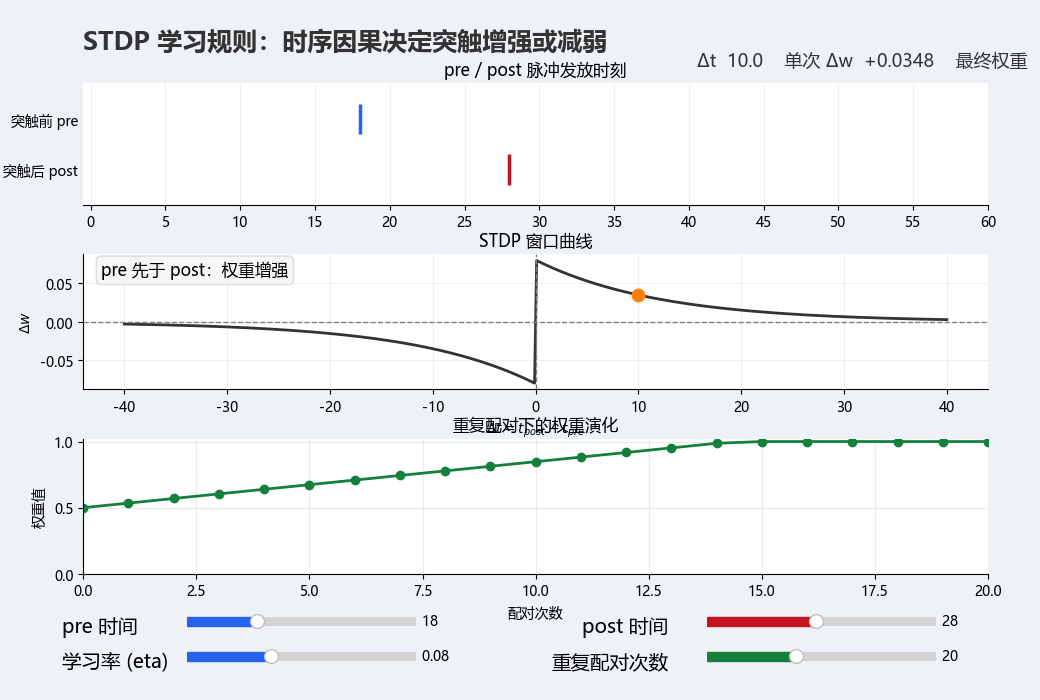

The Python source for this figure:
import numpy as np
import matplotlib.pyplot as plt
from matplotlib.widgets import Slider

plt.rcParams["font.sans-serif"] = [
    "PingFang SC",
    "Hiragino Sans GB",
    "Microsoft YaHei",
    "SimHei",
    "Noto Sans CJK SC",
    "Arial Unicode MS",
    "DejaVu Sans",
]
plt.rcParams["axes.unicode_minus"] = False

def pair_based_stdp(delta_t, eta, tau_plus=12.0, tau_minus=12.0, a_plus=1.0, a_minus=1.0):
    if delta_t > 0:
        return eta * a_plus * np.exp(-delta_t / tau_plus)
    elif delta_t < 0:
        return -eta * a_minus * np.exp(delta_t / tau_minus)
    return 0.0

def simulate_weight_history(initial_weight, delta_w, repeat_count, w_min=0.0, w_max=1.0):
    weight = float(initial_weight)
    history = [weight] 
    for _ in range(repeat_count):
        weight = np.clip(weight + delta_w, w_min, w_max)
        history.append(weight)
    return np.array(history)

def draw_spike_panel(ax, pre_time, post_time, total_time):
    ax.clear()
    ax.eventplot(
        [[pre_time], [post_time]],
        lineoffsets=[1, 0],
        linelengths=0.6,
        colors=["#2563eb", "#c1121f"],
        linewidths=2.5,
    )   
    ax.set_xlim(-0.5, total_time - 0.5)
    ax.set_ylim(-0.7, 1.7)
    ax.set_yticks([1, 0])
    ax.set_yticklabels(["突触前 pre", "突触后 post"])
    ax.set_xticks(np.arange(0, total_time + 1, 5))
    ax.set_title("pre / post 脉冲发放时刻")
    ax.grid(axis="x", alpha=0.2)
    ax.spines["top"].set_visible(False)
    ax.spines["right"].set_visible(False)
    ax.spines["left"].set_visible(False)
    ax.tick_params(axis="y", length=0)

def draw_window_panel(ax, current_delta_t, current_delta_w, eta):
    ax.clear()
    delta_range = np.linspace(-40, 40, 400)
    window = np.array([pair_based_stdp(dt, eta=eta) for dt in delta_range])
    ax.plot(delta_range, window, color="#333333", linewidth=2.0)
    ax.axhline(0.0, color="gray", linestyle="--", linewidth=1.0)
    ax.axvline(0.0, color="gray", linestyle="--", linewidth=1.0)
    ax.scatter([current_delta_t], [current_delta_w], s=80, color="#ff7f0e", zorder=3)
    if current_delta_t > 0:
        relation_text = "pre 先于 post：权重增强"
    elif current_delta_t < 0:
        relation_text = "post 先于 pre：权重减弱"
    else:
        relation_text = "pre 与 post 同时：近似视为无变化"
    ax.text(
        0.02,
        0.95,        
        relation_text,
        transform=ax.transAxes,
        fontsize=12,
        va="top",
        bbox=dict(boxstyle="round,pad=0.3", facecolor="#f6f6f6", edgecolor="#dddddd"),
    )
    ax.set_xlabel(r"$\Delta t = t_{post} - t_{pre}$")
    ax.set_ylabel(r"$\Delta w$")
    ax.set_title("STDP 窗口曲线")
    ax.grid(alpha=0.2)
    ax.spines["top"].set_visible(False)
    ax.spines["right"].set_visible(False)

def draw_weight_panel(ax, weight_history):
    ax.clear()
    pair_index = np.arange(len(weight_history))
    ax.plot(pair_index, weight_history, marker="o", color="#15803d", linewidth=2.0)
    ax.set_xlim(0, len(weight_history) - 1)   
    ax.set_ylim(0.0, 1.02)
    ax.set_xlabel("配对次数")
    ax.set_ylabel("权重值")
    ax.set_title("重复配对下的权重演化")
    ax.grid(alpha=0.25)
    ax.spines["top"].set_visible(False)
    ax.spines["right"].set_visible(False)

def main():
    total_time = 60
    pre_time_init = 18
    post_time_init = 28
    eta_init = 0.08
    repeat_count_init = 20
    initial_weight = 0.50

    fig = plt.figure(figsize=(12, 9))
    fig.patch.set_facecolor("#eef2f7")
    gs = fig.add_gridspec(3, 1, height_ratios=[0.9, 1.0, 1.0])
    plt.subplots_adjust(left=0.08, right=0.95, top=0.88, bottom=0.18, hspace=0.38)
    ax_spikes = fig.add_subplot(gs[0])
    ax_window = fig.add_subplot(gs[1])
    ax_weight = fig.add_subplot(gs[2])
    fig.text(0.08, 0.93, "STDP 学习规则：时序因果决定突触增强或减弱", fontsize=18, weight="bold", color="#333333")
    stats_text = fig.text(0.67, 0.905, "", fontsize=13, color="#333333")

    delta_t = post_time_init - pre_time_init
    delta_w = pair_based_stdp(delta_t=delta_t, eta=eta_init)
    weight_history = simulate_weight_history(
        initial_weight=initial_weight,
        delta_w=delta_w,
        repeat_count=repeat_count_init,   
    )
    draw_spike_panel(ax_spikes, pre_time_init, post_time_init, total_time)
    draw_window_panel(ax_window, delta_t, delta_w, eta_init)
    draw_weight_panel(ax_weight, weight_history)
    stats_text.set_text(
        f"Δt  {delta_t:>4.1f}    单次 Δw  {delta_w:+.4f}    最终权重  {weight_history[-1]:.4f}"
    )

    slider_y1 = 0.10
    slider_y2 = 0.05
    ax_pre = fig.add_axes([0.18, slider_y1, 0.22, 0.025], facecolor="#f5f5f5")
    ax_post = fig.add_axes([0.68, slider_y1, 0.22, 0.025], facecolor="#f5f5f5")
    ax_eta = fig.add_axes([0.18, slider_y2, 0.22, 0.025], facecolor="#f5f5f5")
    ax_repeat = fig.add_axes([0.68, slider_y2, 0.22, 0.025], facecolor="#f5f5f5")
    fig.text(0.06, slider_y1 - 0.003, "pre 时间", fontsize=14)
    fig.text(0.56, slider_y1 - 0.003, "post 时间", fontsize=14)
    fig.text(0.06, slider_y2 - 0.003, "学习率 (eta)", fontsize=14)
    fig.text(0.53, slider_y2 - 0.003, "重复配对次数", fontsize=14)
    
    slider_pre = Slider(ax=ax_pre, label="", valmin=0, valmax=total_time - 1, valinit=pre_time_init, valstep=1, color="#2563eb")
    slider_post = Slider(ax=ax_post, label="", valmin=0, valmax=total_time - 1, valinit=post_time_init, valstep=1, color="#c1121f")
    slider_eta = Slider(ax=ax_eta, label="", valmin=0.01, valmax=0.20, valinit=eta_init, valstep=0.01, color="#2563eb")
    slider_repeat = Slider(ax=ax_repeat, label="", valmin=1, valmax=50, valinit=repeat_count_init, valstep=1, color="#15803d")

    def update(_):
        pre_time = int(slider_pre.val)
        post_time = int(slider_post.val)
        eta = float(slider_eta.val)
        repeat_count = int(slider_repeat.val)
        delta_t = post_time - pre_time
        delta_w = pair_based_stdp(delta_t=delta_t, eta=eta)
        weight_history = simulate_weight_history(
            initial_weight=initial_weight,  
            delta_w=delta_w,
            repeat_count=repeat_count,
        )
        draw_spike_panel(ax_spikes, pre_time, post_time, total_time)
        draw_window_panel(ax_window, delta_t, delta_w, eta)
        draw_weight_panel(ax_weight, weight_history)
        stats_text.set_text(
            f"Δt  {delta_t:>4.1f}    单次 Δw  {delta_w:+.4f}    最终权重  {weight_history[-1]:.4f}"    
        )
        fig.canvas.draw_idle()

    slider_pre.on_changed(update)
    slider_post.on_changed(update)
    slider_eta.on_changed(update)
    slider_repeat.on_changed(update)
    plt.show()

if __name__ == "__main__":
    main()
